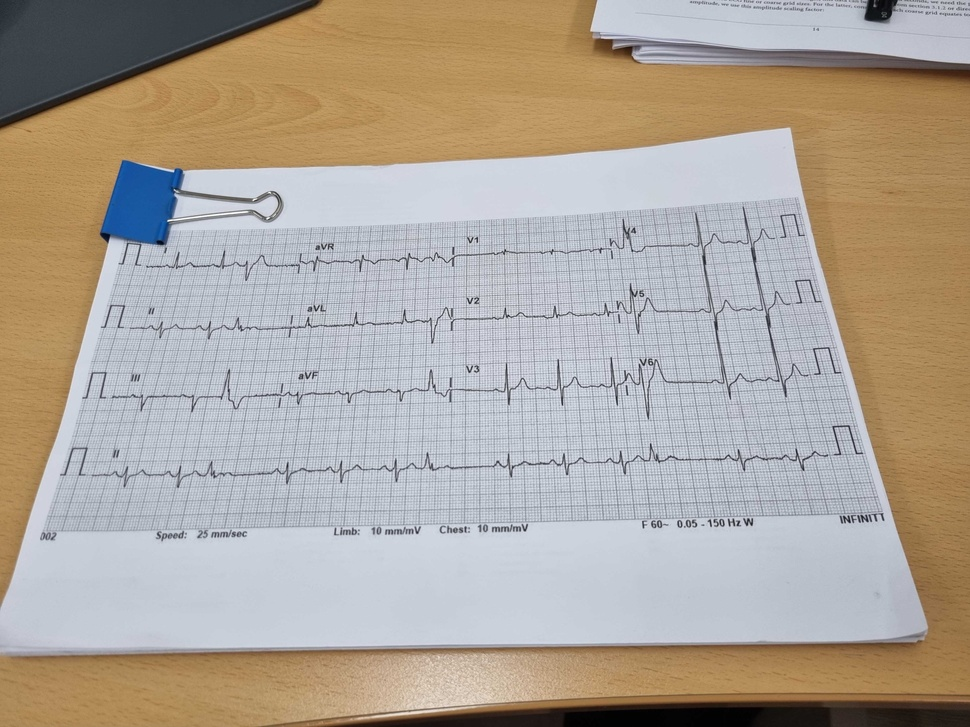
#> input picture shadow/picture.jpg, 970 x 727 px, shrunk from 4032 x 3024 before the run
$ python -i parallel_shadow.py   (imports and definitions only)
#> lines starting #> are read from the running program, lines starting #| are printed output that depends on the picture
import cv2
import numpy as np
import random
from scipy.stats import norm


def _decayed_value_in_norm(x, max_value, min_value, center, range):
    """
    decay from max value to min value following Gaussian/Normal distribution
    """
    radius = range / 3
    center_prob = norm.pdf(center, center, radius)
    x_prob = norm.pdf(x, center, radius)
    x_value = (x_prob / center_prob) * (max_value - min_value) + min_value
    return x_value

def _decayed_value_in_linear(x, max_value, padding_center, decay_rate):
    """
    decay from max value to min value with static linear decay rate.
    """
    x_value = max_value - abs(padding_center - x) * decay_rate
    if x_value < 0:
        x_value = 1
    return x_value

def generate_parallel_light_mask(mask_size,
                                 position=None,
                                 direction=None,
                                 max_brightness=255,
                                 min_brightness=0,
                                 mode="gaussian",
                                 linear_decay_rate=None):
    """
    Generate decayed light mask generated by light strip given its position, direction
    Args:
        mask_size: tuple of integers (w, h) defining generated mask size
        position: tuple of integers (x, y) defining the center of light strip position,
                  which is the reference point during rotating
        direction: integer from 0 to 360 to indicate the rotation degree of light strip
        max_brightness: integer that max brightness in the mask
        min_brightness: integer that min brightness in the mask
        mode: the way that brightness decay from max to min: linear or gaussian
        linear_decay_rate: only valid in linear_static mode. Suggested value is within [0.2, 2]
    Return:
        light_mask: ndarray in float type consisting value from 0 to strength
    """
    if position is None:
        pos_x = random.randint(0, mask_size[0])
        pos_y = random.randint(0, mask_size[1])
    else:
        pos_x = position[0]
        pos_y = position[1]
    if direction is None:
        direction = random.randint(0, 360)
        print("Rotate degree: ", direction)
    if linear_decay_rate is None:
        if mode == "linear_static":
            linear_decay_rate = random.uniform(0.2, 2)
        if mode == "linear_dynamic":
            linear_decay_rate = (max_brightness - min_brightness) / max(mask_size)
    assert mode in ["linear_dynamic", "linear_static", "gaussian"], \
        "mode must be linear_dynamic, linear_static or gaussian"
    padding = int(max(mask_size) * np.sqrt(2))
    # add padding to satisfy cropping after rotating
    canvas_x = padding * 2 + mask_size[0]
    canvas_y = padding * 2 + mask_size[1]
    mask = np.zeros(shape=(canvas_y, canvas_x), dtype=np.float32)
    # initial mask's up left corner and bottom right corner coordinate
    init_mask_ul = (int(padding), int(padding))
    init_mask_br = (int(padding+mask_size[0]), int(padding+mask_size[1]))
    init_light_pos = (padding + pos_x, padding + pos_y)
    # fill in mask row by row with value decayed from center
    for i in range(canvas_y):
        if mode == "linear":
            i_value = _decayed_value_in_linear(i, max_brightness, init_light_pos[1], linear_decay_rate)
        elif mode == "gaussian":
            i_value = _decayed_value_in_norm(i, max_brightness, min_brightness, init_light_pos[1], mask_size[1])
        else:
            i_value = 0
        mask[i] = i_value
    # rotate mask
    rotate_M = cv2.getRotationMatrix2D(init_light_pos, direction, 1)
    mask = cv2.warpAffine(mask, rotate_M, (canvas_x,  canvas_y))
    # crop
    mask = mask[init_mask_ul[1]:init_mask_br[1], init_mask_ul[0]:init_mask_br[0]]
    mask = np.asarray(mask, dtype=np.uint8)
    # add median blur
    mask = cv2.medianBlur(mask, 9)
    mask = 255 - mask
    return mask

def add_parallel_light(image_path, light_position=None, direction=None, max_brightness=255, min_brightness=0,
                       mode="gaussian", linear_decay_rate=None, transparency=None):
    """
    Add mask generated from parallel light to given image
    """
#> called with image_path = 'picture.jpg', max_brightness = 255, min_brightness = 0, mode = 'gaussian'
    if transparency is None:
        transparency = random.uniform(0.5, 0.85)

    frame = cv2.imread(image_path, cv2.IMREAD_COLOR)
#> frame is the input picture: shape (727, 970, 3); mean B, G, R 153.7, 164.5, 173.6
    if frame is None:
        print(f"Error: Image at {image_path} could not be loaded.")
        return None

    height, width = frame.shape[:2]
#> height = 727; width = 970
    hsv = cv2.cvtColor(frame, cv2.COLOR_BGR2HSV)
#> hsv: shape (727, 970, 3); mean H, S, V 73.8, 61.1, 184
    mask = generate_parallel_light_mask(mask_size=(width, height),
                                        position=light_position,
                                        direction=direction,
                                        max_brightness=max_brightness,
                                        min_brightness=min_brightness,
                                        mode=mode,
                                        linear_decay_rate=linear_decay_rate)
    hsv[:, :, 2] = hsv[:, :, 2] * transparency + mask * (1 - transparency)
#> hsv: shape (727, 970, 3); mean H, S, V 73.8, 61.1, 164.4
    frame = cv2.cvtColor(hsv, cv2.COLOR_HSV2BGR)
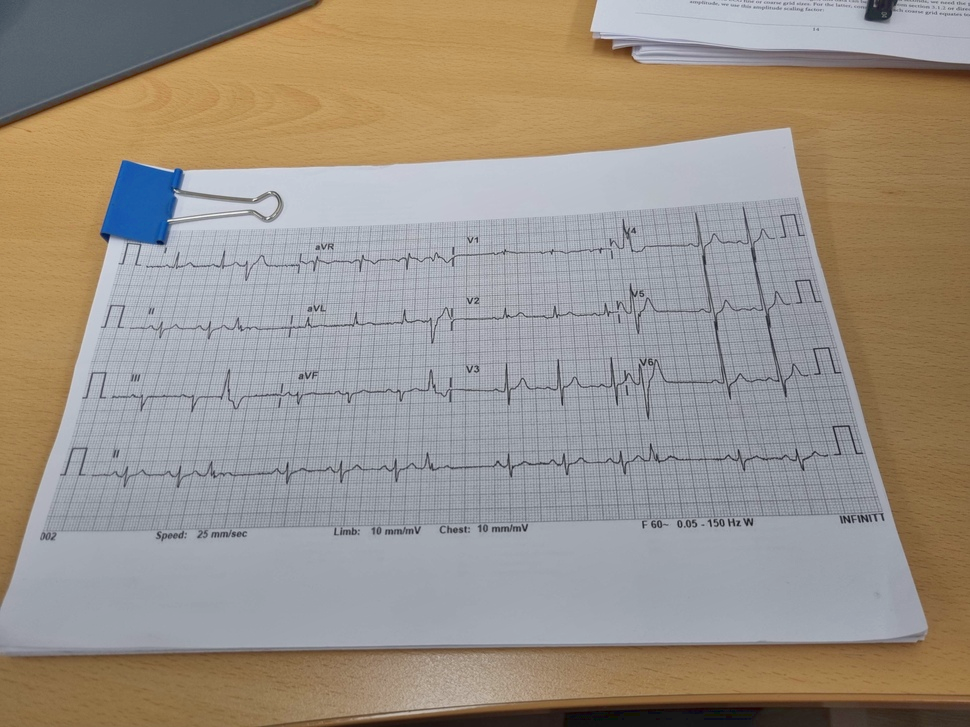
#> frame: shape (727, 970, 3); mean B, G, R 135.7, 146, 154.8
    frame[frame > 255] = 255
    frame = np.asarray(frame, dtype=np.uint8)
    return frame

>>> result = add_parallel_light('picture.jpg')
